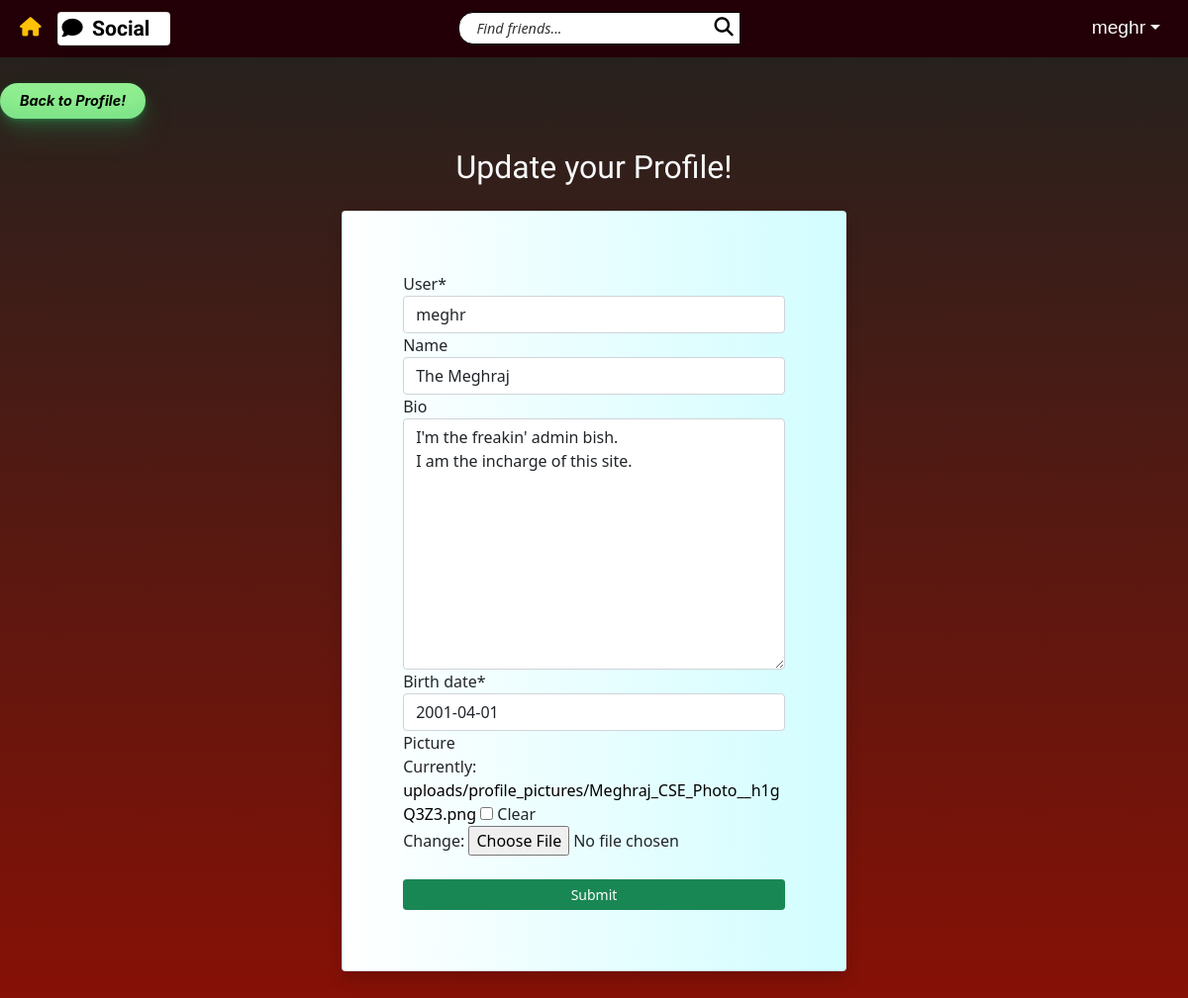
The app's page /social/profile/1/edit (signed in), older data.
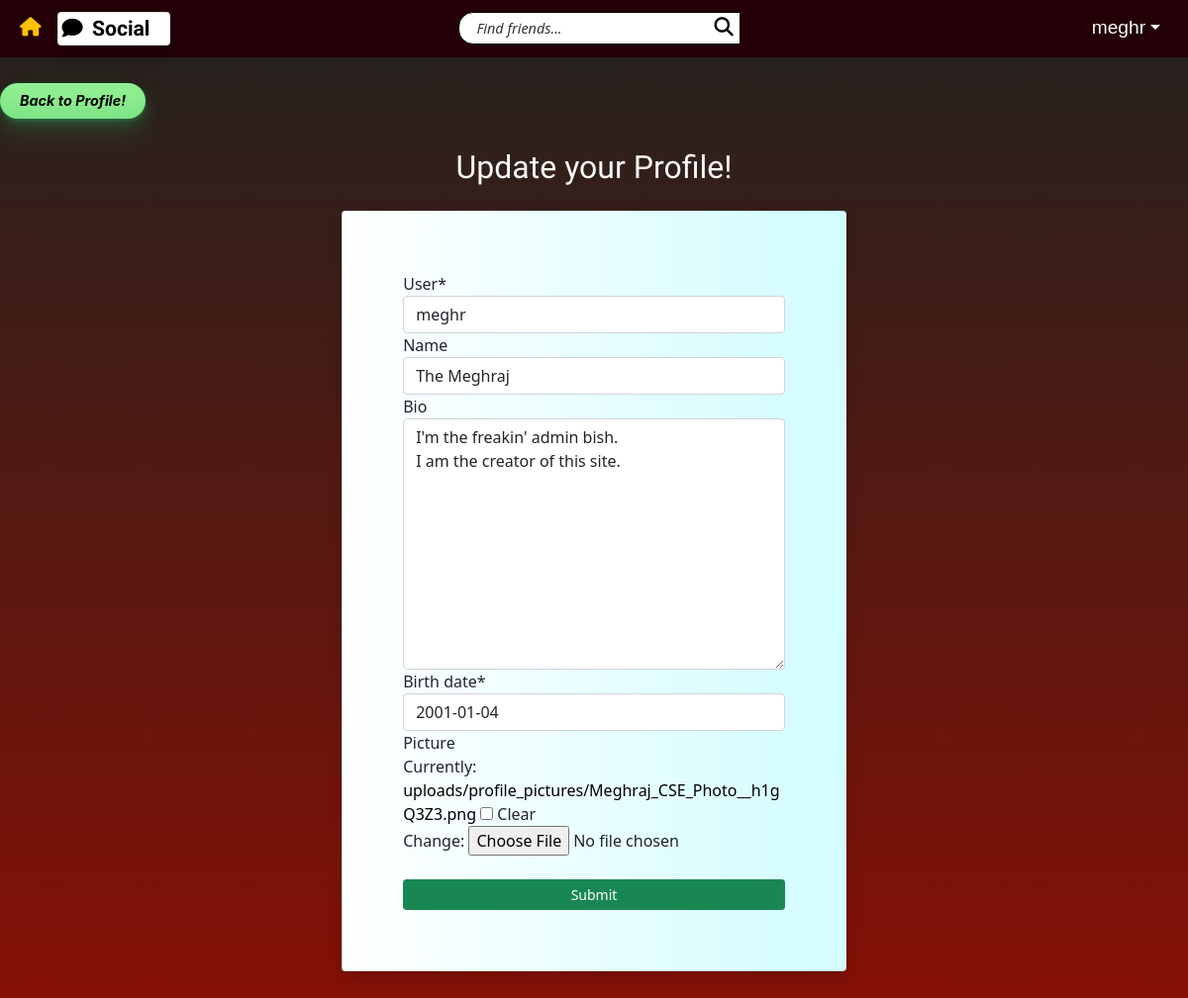
The same page, newer data.
### main/models.py (models this page shows)
class UserProfile(models.Model):
    user = models.OneToOneField(User, primary_key = True, on_delete=models.CASCADE, verbose_name='user', related_name='profile')
    name = models.CharField(max_length=30, blank=True, null=True)
    bio = models.TextField(max_length=300, null=True, blank=True)
    birth_date = models.DateField(null=True)
    picture = models.ImageField(blank=True, null=True, default='uploads/profile_pictures/default.jpg', upload_to='uploads/profile_pictures')
    followers = models.ManyToManyField(User, blank=True, related_name='followers')

### main/views.py (the view, shortened to what this page needs)
# urls.py: path('profile/<int:pk>/edit', ProfileEditView.as_view(), name='profile_edit'),
class ProfileEditView(LoginRequiredMixin, UserPassesTestMixin, UpdateView):
	model = UserProfile
	template_name = 'main/profile_edit.html'
	form_class = ProfileForm
	def test_func(self):
		profile = self.get_object()
		return self.request.user == profile.user

### main/forms.py
class ProfileForm(forms.ModelForm):
    class Meta:
        model = UserProfile
        exclude = ['followers']

### main/templates/main/profile_edit.html (shortened to what this page needs)
{% extends 'landing/base.html' %}
{% load crispy_forms_tags %}
{% block content %}
<div class="gradbg">
    <div class="row pt-5">
        <div class="col-md-5 col-sm-12">
            <a href="{% url 'profile' object.pk %}" class="button-33">Back to Profile!</a>
        </div>
    </div>
    <div class="row justify-content-center">
        <div class="col-md-5 col-sm-12 heading-font">
            <h5 class="text-light fs-2 mb-4">Update your Profile!</h5>
        </div>
    </div>
    <div class="row justify-content-center">
        <div class=" card shadow rounded pop-up-no-hover col-md-5 col-sm-12">
            <form method="POST" enctype="multipart/form-data">
                {{ form | crispy }}
                <div class="d-grid gap-2 mt-4">
                    <button class="btn btn-sm btn-success" type="submit">Submit</button>
                </div>
            </form>
        </div>
    </div>
</div>
{% endblock %}

Row changes from the older to the newer data that the page shows:
changed UserProfile "meghr": bio "I'm the freakin' admin bish. I am the incharge of this site." → "I'm the freakin' admin bish. I am the creator of this site."; birth_date "2001-04-01" → "2001-01-04"
